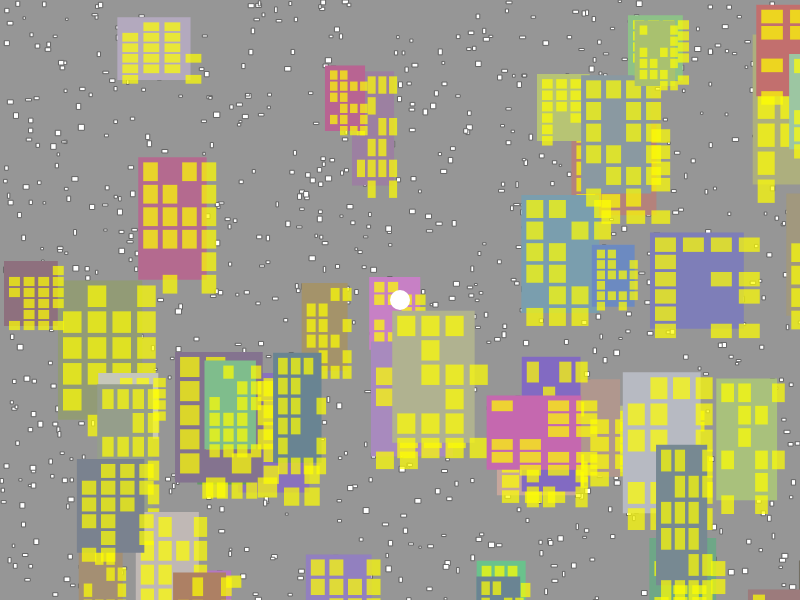
Frame 1 (no input)
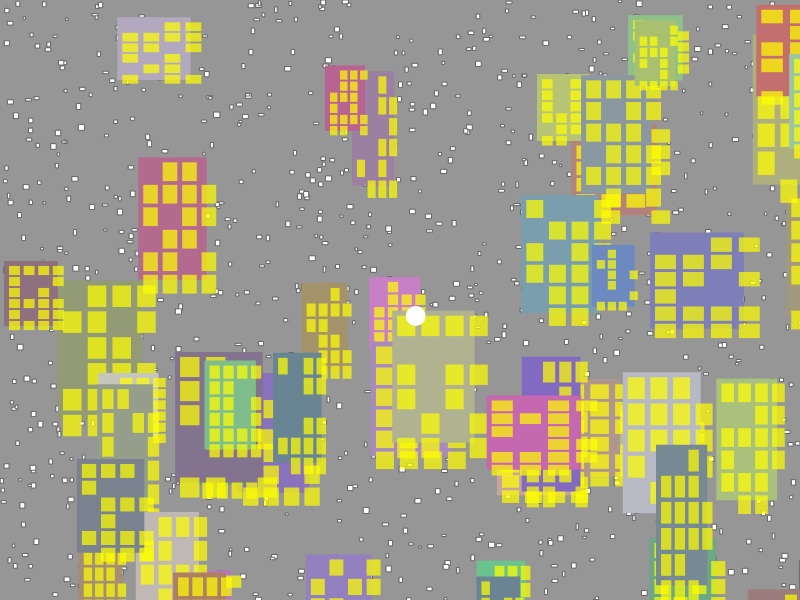
Frame 60 (no input)
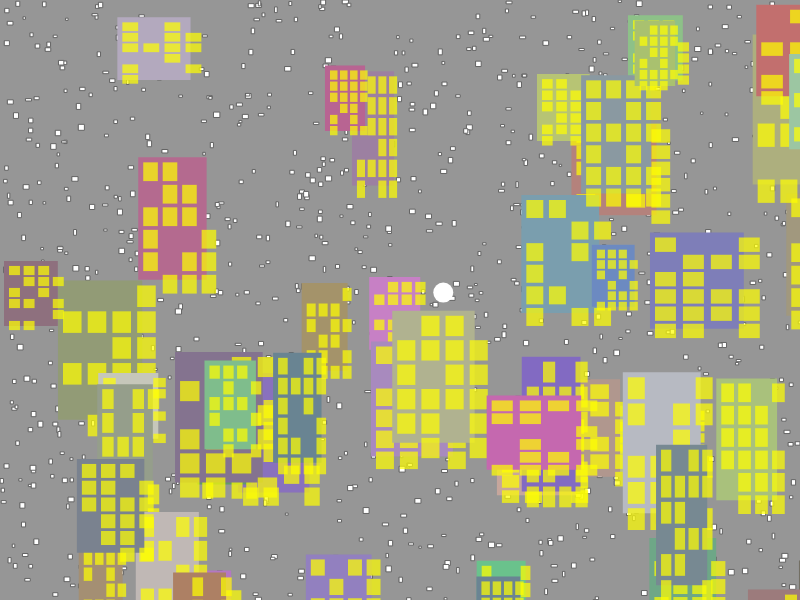
Frame 120 (the mouse pressed at the canvas centre since frame 60)

The p5.js sketch that drew these frames (run headless with seeded random() and noise() and a simulated clock; from frame 60 on, the mouse is pressed at the canvas centre):

// p5.js sketch
// ── sketch.js
let character;
let buildings = [];
let scorchMarks = [];
let pavementTexture;

function setup() {
  createCanvas(800, 600);
  character = {
    x: width / 2,
    y: height / 2,
    size: 20,
    speed: 3
  };

  // Generate buildings
  for (let i = 0; i < 50; i++) {
    buildings.push({
      x: random(width),
      y: random(height),
      w: random(40, 100),
      h: random(60, 150),
      color: color(random(100, 200), random(100, 200), random(100, 200))
    });
  }

  // Create pavement texture
  pavementTexture = createGraphics(width, height);
  pavementTexture.background(150);
  pavementTexture.stroke(100);
  for (let i = 0; i < 1000; i++) {
    let x = random(width);
    let y = random(height);
    let w = random(2, 6);
    let h = random(2, 6);
    pavementTexture.rect(x, y, w, h);
  }
}

function draw() {
  background(100, 150, 200); // Sky

  // Draw pavement
  image(pavementTexture, 0, 0);

  // Draw buildings
  for (let building of buildings) {
    fill(building.color);
    noStroke();
    rect(building.x, building.y, building.w, building.h);
    // Building windows
    fill(255, 255, 0, 180);
    for (let i = 0; i < 4; i++) {
      for (let j = 0; j < 6; j++) {
        if (random() > 0.3) {
          rect(building.x + 5 + i * (building.w - 10) / 3,
               building.y + 5 + j * (building.h - 10) / 5,
               (building.w - 10) / 4, (building.h - 10) / 6);
        }
      }
    }
  }

  // Draw character
  fill(255);
  noStroke();
  ellipse(character.x, character.y, character.size);

  // Handle movement
  if (keyIsPressed) {
    if (keyCode === LEFT_ARROW) character.x -= character.speed;
    if (keyCode === RIGHT_ARROW) character.x += character.speed;
    if (keyCode === UP_ARROW) character.y -= character.speed;
    if (keyCode === DOWN_ARROW) character.y += character.speed;
  }

  // Keep character in bounds
  character.x = constrain(character.x, 0, width);
  character.y = constrain(character.y, 0, height);

  // Attack with spacebar
  if (keyIsPressed && key === ' ') {
    let markX = character.x;
    let markY = character.y;
    scorchMarks.push({ x: markX, y: markY, size: random(20, 50), age: 0 });
  }

  // Update and draw scorch marks
  for (let i = scorchMarks.length - 1; i >= 0; i--) {
    let mark = scorchMarks[i];
    mark.age += 1;
    fill(0, 0, 0, 100 - mark.age * 2);
    noStroke();
    ellipse(mark.x, mark.y, mark.size + mark.age * 0.5);

    if (mark.age > 50) {
      scorchMarks.splice(i, 1);
    }
  }

  // Animate the character
  character.x += sin(frameCount * 0.02) * 0.5;
  character.y += cos(frameCount * 0.03) * 0.5;
}
